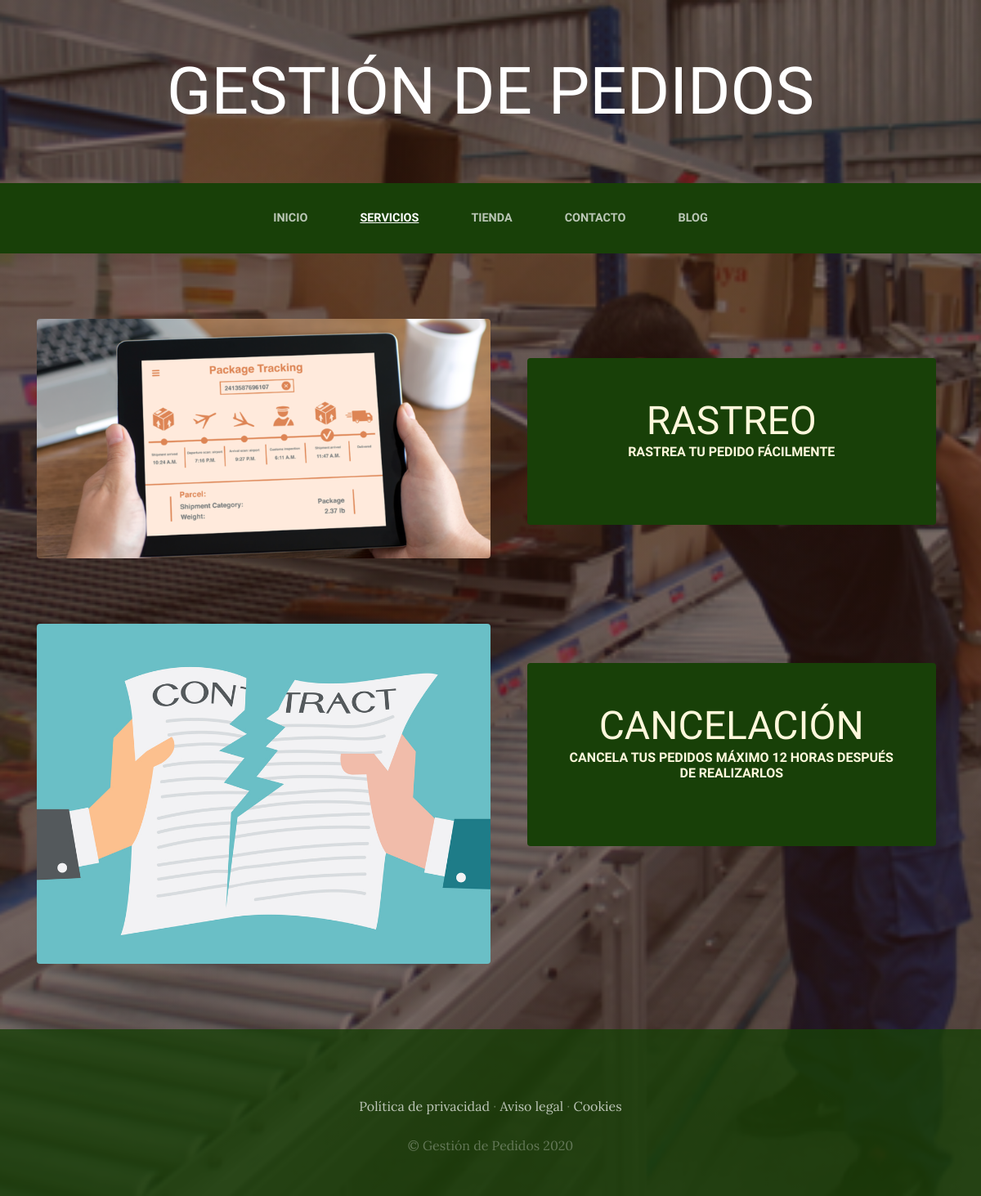
The app's page /servicios/ with its own data.
### Servicios/models.py (models this page shows, shortened)
class Servicio (models.Model):
    titulo = models.CharField(max_length=15)
    contenido = models.CharField(max_length=100)
    imagen = models.ImageField(upload_to='servicios')
    created = models.DateTimeField(auto_now_add=True, )
    updated = models.DateTimeField(auto_now=True)
    class Meta: #Class to define how Servicio class will call inside django panel
        verbose_name='servicio'
        verbose_name_plural='servicios'

### Servicios/views.py (the view)
# urls.py: path('servicios/', include('Servicios.urls')),
def servicios(request):
    servicios = Servicio.objects.all()
    return render(request, "servicios.html", {'servicios':servicios})

### CarritoApp/context_processor.py (called while the page is built)
def importe_total_carro(request):
    total = 0
    carrito = Carrito(request) #Necessary for creating session
    for key, value in request.session['carrito'].items():
        total += float(value["precio"])
    return {"importe_total_carro":total}

### Servicios/templates/servicios.html (shortened to what this page needs)
{% extends "base/base.html" %}
    {% load static %}
    {% block content %}
    {% for servicio in servicios%}
    <section class="page-section clearfix">
        <div class="container">
        <div class="intro">
            <img class="intro-img img-fluid mb-3 mb-lg-0 rounded" src="{{servicio.imagen.url}}" alt="" style="width: 50%;">
            <div class="intro-text left-0 text-center bg-faded p-5 rounded">
            <h2 class="section-heading mb-4" >
                <span class="section-heading-lower">{{servicio.titulo}}</span>
                <span class="section-heading-upper">{{servicio.contenido}}</span>
            </h2>
            </div>
        </div>
        </div>
    </section>
    {% endfor %}
    {% endblock %}

### ProyectoWebApp/static/css/gestion.css (style rules this page uses)
body { font-family: 'Lora'; background: linear-gradient(rgba(47, 23, 15, 0.65), rgba(47, 23, 15, 0.65)), url("../img/bg_main.jpg"); background-attachment: fixed; background-position: center; background-size: cover; }
h1, h2, h3, h4, h5, h6 { font-family: 'Raleway'; }
.page-section { margin-top: 5rem; margin-bottom: 5rem; }
.section-heading { text-transform: uppercase; }
.section-heading .section-heading-upper { display: block; font-size: 1rem; font-weight: 800; padding-bottom:.5rem; }
.section-heading .section-heading-lower { display: block; font-size: 3rem; font-weight: 100; }
.bg-faded { background-color: rgba(255, 255, 255, 0.85); }
.intro { position: relative; }
@media (min-width: 992px) { .intro .intro-img { width: 75%; float: left; } }
@media (min-width: 992px) { .intro .intro-text { left: 600; width: 60%; margin-top: 3rem; background-color: rgba(24, 64, 8); color: cornsilk; position: absolute; } }
@media (min-width: 1200px) { .intro .intro-text { width: 45%; } }

### records on screen
Servicio: imagen (picture), titulo "RASTREO", contenido "RASTREA TU PEDIDO FÁCILMENTE"
Servicio: imagen (picture), titulo "CANCELACIÓN", contenido "CANCELA TUS PEDIDOS MÁXIMO 12 HORAS DESPUÉS DE REALIZARLOS"
